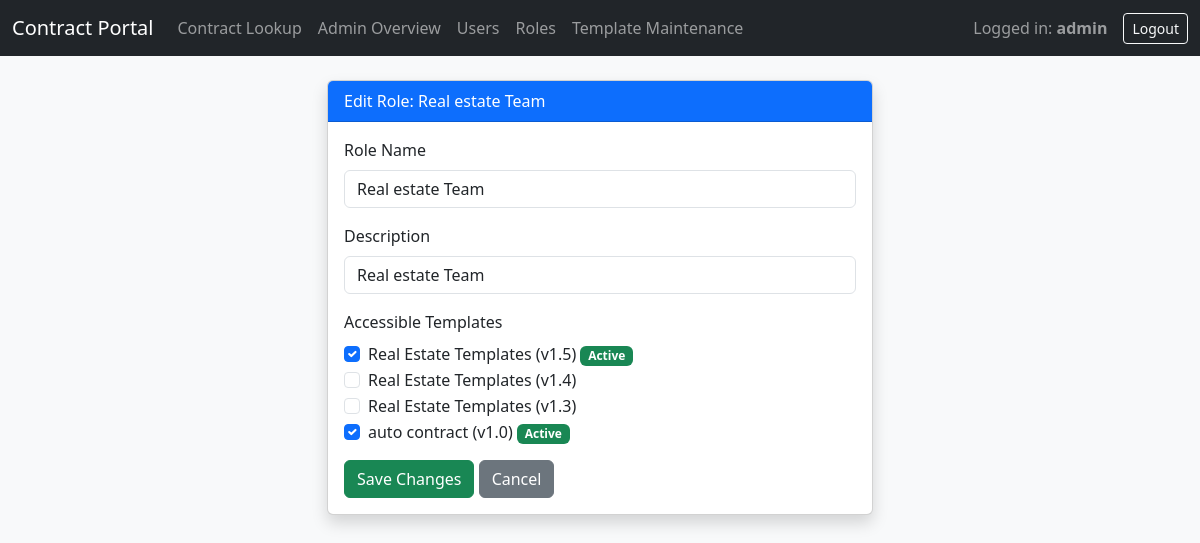
Page /admin/roles/edit/1 (signed in) on the committed database.
### models.py (models this page shows, shortened)
class User(UserMixin, db.Model):
    id = db.Column(db.Integer, primary_key=True)
    username = db.Column(db.String(80), unique=True, nullable=False)
    password_hash = db.Column(db.String(255), nullable=True)
    is_admin = db.Column(db.Boolean, default=False)
    is_ldap_user = db.Column(db.Boolean, default=False)
    ldap_dn = db.Column(db.String(255), nullable=True)
    roles = db.relationship('Role', secondary=user_roles, backref=db.backref('users', lazy='dynamic'))

class Role(db.Model):
    id = db.Column(db.Integer, primary_key=True)
    name = db.Column(db.String(80), unique=True, nullable=False)
    description = db.Column(db.String(255), nullable=True)
    templates = db.relationship('ContractTemplate', secondary=role_templates, backref=db.backref('roles', lazy='dynamic'))

class ContractTemplate(db.Model):
    id = db.Column(db.Integer, primary_key=True)
    template_name = db.Column(db.String(120), nullable=False)
    version_number = db.Column(db.String(40), nullable=False)
    process_code = db.Column(db.String(80), nullable=False)
    file_path = db.Column(db.String(255), nullable=False)
    is_active = db.Column(db.Boolean, default=True)
    status_changed_at = db.Column(db.DateTime, default=datetime.utcnow)
    status_changed_by_id = db.Column(db.Integer, db.ForeignKey('user.id'), nullable=True)
    updated_at = db.Column(db.DateTime, default=datetime.utcnow, onupdate=datetime.utcnow)
    updated_by_id = db.Column(db.Integer, db.ForeignKey('user.id'), nullable=True)
    status_changed_by = db.relationship('User', foreign_keys=[status_changed_by_id])
    updated_by = db.relationship('User', foreign_keys=[updated_by_id])
    __table_args__ = (
        db.UniqueConstraint('template_name', 'version_number', name='uix_name_version'),
    )

### app.py (the view, shortened to what this page needs)
@app.route('/admin/roles/edit/<int:role_id>', methods=['GET', 'POST'])
@login_required
def admin_edit_role(role_id):
    if not current_user.is_admin:
        return redirect(url_for('user_dashboard'))
    role = Role.query.get_or_404(role_id)
    templates = ContractTemplate.query.order_by(ContractTemplate.template_name, ContractTemplate.version_number.desc()).all()
    return render_template('admin/edit_role.html', role=role, templates=templates)

### app.py (called while the page is built)
@login_manager.user_loader
def load_user(user_id):
    return User.query.get(int(user_id))

### templates/admin/edit_role.html
{% extends 'base.html' %}
{% block content %}
<div class="row justify-content-center">
    <div class="col-md-6">
        <div class="card shadow">
            <div class="card-header bg-primary text-white">Edit Role: {{ role.name }}</div>
            <div class="card-body">
                <form method="POST">
                    <div class="mb-3">
                        <label class="form-label">Role Name</label>
                        <input type="text" name="name" class="form-control" value="{{ role.name }}" required>
                    </div>
                    <div class="mb-3">
                        <label class="form-label">Description</label>
                        <input type="text" name="description" class="form-control" value="{{ role.description or '' }}">
                    </div>
                    <div class="mb-3">
                        <label class="form-label">Accessible Templates</label>
                        {% for t in templates %}
                        <div class="form-check">
                            <input class="form-check-input" type="checkbox" name="templates" value="{{ t.id }}" id="tmpl_{{ t.id }}"
                            {% if t in role.templates %}checked{% endif %}>
                            <label class="form-check-label" for="tmpl_{{ t.id }}">
                                {{ t.template_name }} (v{{ t.version_number }})
                                {% if t.is_active %}
                                <span class="badge bg-success">Active</span>
                                {% endif %}
                            </label>
                        </div>
                        {% endfor %}
                    </div>
                    <button type="submit" class="btn btn-success">Save Changes</button>
                    <a href="{{ url_for('admin_roles') }}" class="btn btn-secondary">Cancel</a>
                </form>
            </div>
        </div>
    </div>
</div>
{% endblock %}

### templates/base.html (shortened to what this page needs)
<!DOCTYPE html>
<html lang="en">
<head>
    <link href="https://cdn.jsdelivr.net/npm/bootstrap@5.3.2/dist/css/bootstrap.min.css" rel="stylesheet">
    <link rel="stylesheet" href="{{ url_for('static', filename='css/style.css') }}">
</head>
<body class="bg-light">
<nav class="navbar navbar-expand-lg navbar-dark bg-dark">
  <div class="container-fluid">
    <a class="navbar-brand" href="#">Contract Portal</a>
    <div class="collapse navbar-collapse">
      {% if current_user.is_authenticated %}
      <ul class="navbar-nav me-auto mb-2 mb-lg-0">
        <li class="nav-item"><a class="nav-link" href="{{ url_for('user_dashboard') }}">Contract Lookup</a></li>
        {% if current_user.is_admin %}
        <li class="nav-item"><a class="nav-link" href="{{ url_for('admin_dashboard') }}">Admin Overview</a></li>
        <li class="nav-item"><a class="nav-link" href="{{ url_for('admin_users') }}">Users</a></li>
        <li class="nav-item"><a class="nav-link" href="{{ url_for('admin_roles') }}">Roles</a></li>
         {% endif %}
        {% set is_template_mgr = current_user.roles | selectattr('name', 'equalto', 'Template Manager') | list | length > 0 %}
        {% if current_user.is_admin or is_template_mgr %}
        <li class="nav-item">
            <a class="nav-link" href="{{ url_for('admin_templates') }}">Template Maintenance</a>
        </li>
        {% endif %}
      </ul>
      <span class="navbar-text me-3">Logged in: <strong>{{ current_user.username }}</strong></span>
      <a class="btn btn-outline-light btn-sm" href="{{ url_for('logout') }}">Logout</a>
      {% endif %}
    </div>
  </div>
</nav>
<div class="container mt-4">
    {% block content %}{% endblock %}
</div>
</body>
</html>

### rows in the picture
User: username "admin"
Role: name "Real estate Team", description "Real estate Team"
ContractTemplate: template_name "Real Estate Templates", version_number "1.5", is_active "Active"
ContractTemplate: template_name "Real Estate Templates", version_number "1.4"
ContractTemplate: template_name "Real Estate Templates", version_number "1.3"
ContractTemplate: template_name "auto contract", version_number "1.0", is_active "Active"
